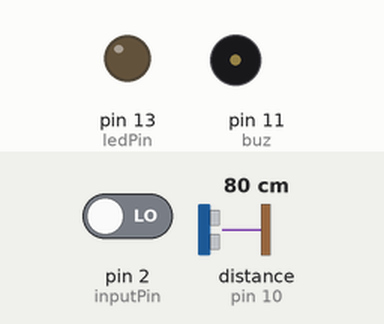
The sketch below on a simulated Arduino Uno, built with avr-gcc and run on an emulated ATmega328P. Parts: output pins drawn as LEDs (lit = HIGH), buzzer (waves = sounding, pin HIGH). Wiring (inferred from the names in the program): ultrasonic range finder: trigger pin 6; echo pin 10. The test bench sets the inputs (shaded band); at power-on: distance to the obstacle (sensor on pin 10) 80 cm, pin 2 (inputPin) LOW. The echo pulse lasts 58.3 µs per cm; pins used as bus, display or sensor lines are not drawn; what the sketch prints to the serial monitor is not drawn.

Above: at 1.2 s.
1.3 s: distance to the obstacle (sensor on pin 10) set to 56 cm
2.8 s: distance to the obstacle (sensor on pin 10) set to 47 cm
At 4.0 s:
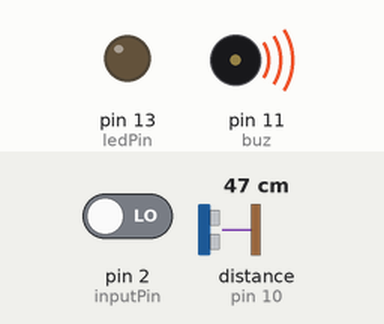
5.8 s: pin 2 (inputPin) driven HIGH
At 7.1 s:
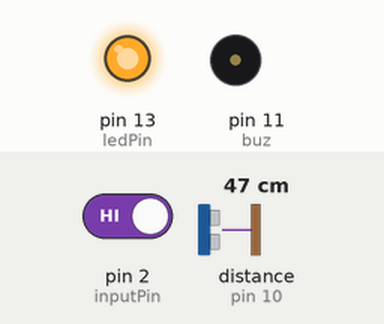
8.8 s: distance to the obstacle (sensor on pin 10) set to 2 cm
At 9.87 s:
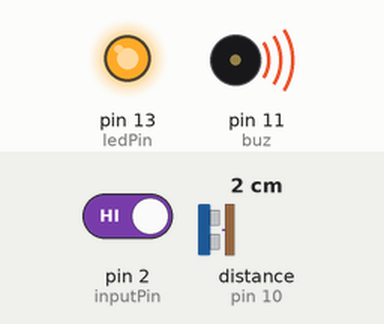
11.8 s: distance to the obstacle (sensor on pin 10) set to 60 cm
At 12.3 s:
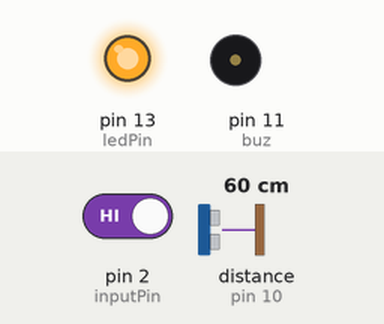
13.3 s: pin 2 (inputPin) driven LOW
At 14.7 s:
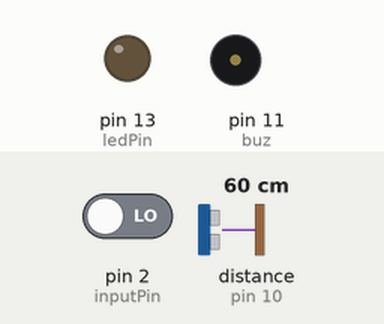
Timing chart, 0 to 16.3 s (numbered marks = the images above; inputs shaded):
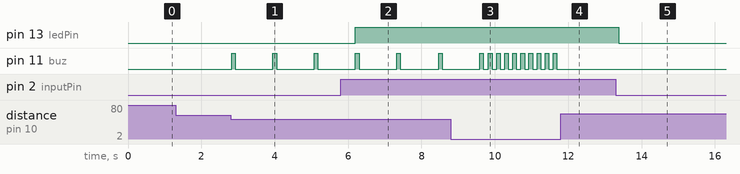

The sketch:

3_in_1.ino
```cpp
  const int pingTrigPin = 6;
  const int pingEchoPin = 10;
  int buz=11;
  //PIR
int ledPin = 13;
int inputPin = 2;
int pirState = LOW;
int val = 0;
//
  void setup()
  {
  pinMode(ledPin, OUTPUT);
  pinMode(inputPin, INPUT);
  Serial.begin(9600);
  pinMode(buz, OUTPUT);
  }
  void loop()
  {
  long duration, cm;
  pinMode(pingTrigPin, OUTPUT);
  digitalWrite(pingTrigPin, LOW);
  delayMicroseconds(2);
  digitalWrite(pingTrigPin, HIGH);
  delayMicroseconds(5);
  digitalWrite(pingTrigPin, LOW);
  pinMode(pingEchoPin, INPUT);
  duration = pulseIn(pingEchoPin, HIGH);
  cm = microsecondsToCentimeters(duration);
  if(cm<=50 && cm>0)
  {
  int d= map(cm, 1, 100, 20, 2000);
  digitalWrite(buz, HIGH);
  delay(100);
  digitalWrite(buz, LOW);
  delay(d);
  }
  Serial.print(cm +" ");
  Serial.print("cm  ");
  Serial.println();
  delay(100);
  //PIR
val = digitalRead(inputPin);
if (val == HIGH) {
digitalWrite(ledPin, HIGH);
if (pirState == LOW) {
Serial.println("Motion detected!");
pirState = HIGH;
}
} else {
digitalWrite(ledPin, LOW);
if (pirState == HIGH){
Serial.println("Motion ended!");
pirState = LOW;
}
}
  }

  long microsecondsToCentimeters(long microseconds)
  {
    //

return microseconds / 29 / 2;
  }
```

Measured:
- the behaviour switches between 52 and 51 cm on distance to the obstacle (sensor on pin 10) (found by bisection; images 0 and 1)
- after the input at 1.3 s, every drawn part: stays the same
- after the input at 2.8 s, pin 11 (buz): alternates HIGH for 0.10 s and LOW for 1.0 s, starting at once
- after the input at 5.8 s, pin 13 (ledPin): LOW → HIGH after 0.39 s
- after the input at 8.8 s, pin 11 (buz): alternates HIGH for 0.10 s and LOW for 0.12 s, starting after 1.0 s
- after the input at 11.8 s, pin 11 (buz): stops changing and stays LOW
- after the input at 13.3 s, pin 13 (ledPin): HIGH → LOW after 0.07 s
